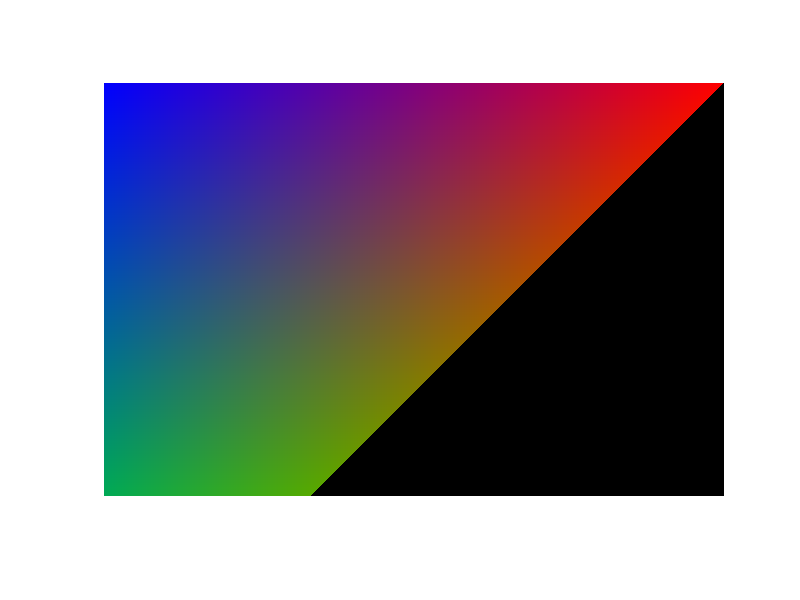

Here is the MATLAB script that generated this plot:
clear; clc;

M=1000; 
N=1500; 
ima=zeros(M,N,3); 

for n = 1:N
    for m = 1:M
       R = n/N; V=m/N;B=1-R-V;
       if B >=0
           ima(m,n,1)=R;ima(m,n,2)=V;ima(m,n,3)=B;
       end
    end
end

imshow(ima)